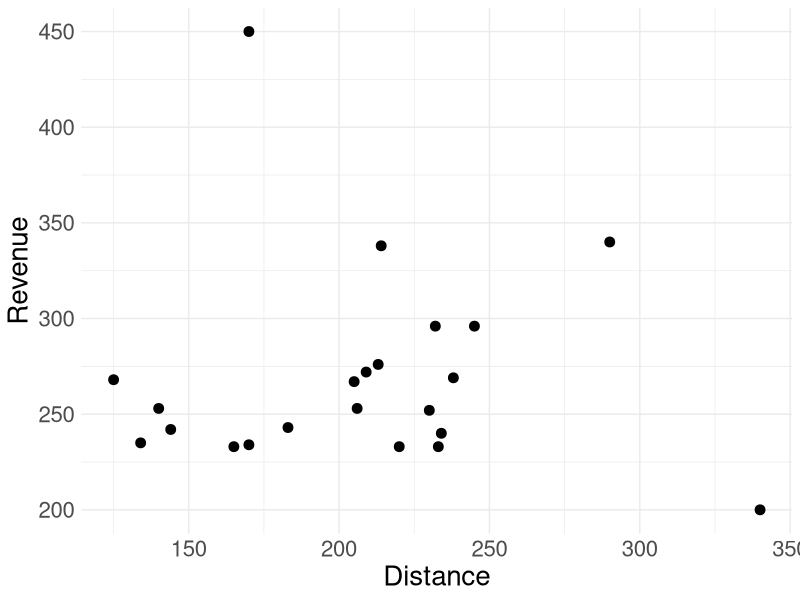
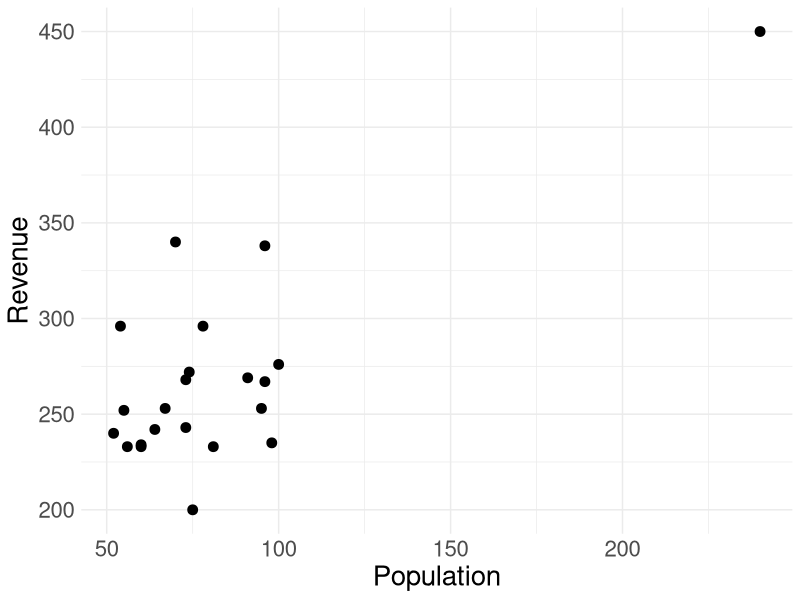

The R script that drew these images, in order:
library(tidyverse)
library(ggpubr)

# create data
airport <- c(seq(1,22,1))
revenue <- c(233, 272, 253, 296, 268, 296, 276, 235, 253, 233, 240,  267, 338,
             243, 252, 269, 242, 233, 234, 450, 340, 200)
distance <- c(233, 209, 206, 232, 125, 245, 213, 134, 140, 165, 234, 205, 214,
              183, 230, 238, 144, 220, 170, 170, 290, 340)
population <- c(56, 74, 67, 78, 73, 54, 100, 98, 95, 81, 52, 96, 96, 73,
                55, 91, 64, 60, 60, 240, 70, 75)
data <- tibble(airport, revenue, distance, population)

# scatter plots
ggplot(data, aes(x = distance, y = revenue)) +
  geom_point(size=3) +
  theme_minimal() +
  labs(x = "Distance", y = "Revenue") + 
  theme(text = element_text(size=20))

#ggsave("/Users/sseals/Desktop/L99fig3.png")

ggplot(data, aes(x = population, y = revenue)) +
  geom_point(size=3) +
  theme_minimal() +
  labs(x = "Population", y = "Revenue") + 
  theme(text = element_text(size=20))

#ggsave("/Users/sseals/Desktop/L99fig4.png")

# model of interest
m1 <- lm(revenue ~ distance + population, data = data)

# view results through summary() function
summary(m1)

# check for outliers
# this creates a variable that contains TRUE/FALSE values
# it will be TRUE if the absolute value of the Studentized residual is larger than 2.5
# it will be FALSE otherwise
data$outlier <- abs(rstandard(m1))>2.5

# sensitivity analysis -- look at model without outliers

# filter to only those NOT classified as an outlier
data2 <- filter(data, outlier == FALSE)

# model of interest, without outliers
m2 <- lm(revenue ~ distance + population, data = data2)

# view results through summary() function
summary(m2)
